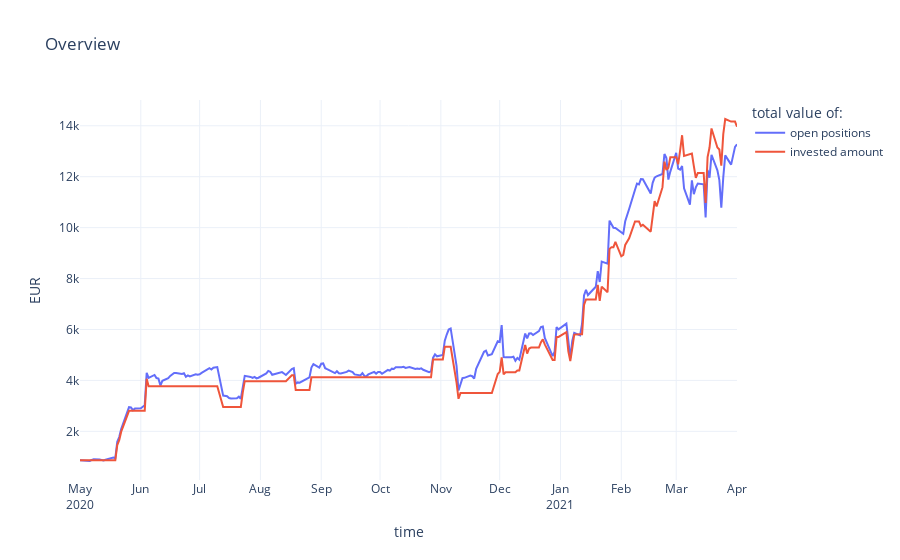

This figure's notebook cell:
### Code cell
# df_agg[]
fig = px.line(df_agg, x="time", y=['open position value','invested amount'],
              hover_data={"time": "|%B %d, %Y"},
              title='Overview',
              )

fig.data[0].name = 'open positions'
fig.data[1].name = 'invested amount'
fig.update_xaxes(
    dtick="M1",
    tickformat="%b\n%Y")

fig.update_layout(hovermode="x", )
fig.update_layout(legend_title_text= 'total value of:') 
fig.update_yaxes(title='EUR')
fig.update_traces(showlegend=True)

fig.show()

### Figure 1 — Plotly figure (JSON) as saved in the notebook; plotly's stock layout.template omitted (floating-point values rounded to 4 significant figures; data arrays with more than 128 entries replaced by an {"elided": "..."} marker saying what was removed)
{"data": [{"hovertemplate": "variable=open position value<br>time=%{x|%B %d, %Y}<br>value=%{y}<extra></extra>", "legendgroup": "open position value", "line": {"color": "#636efa", "dash": "solid"}, "mode": "lines", "name": "open positions", "orientation": "v", "showlegend": true, "type": "scatter", "x": {"elided": "232 str values"}, "xaxis": "x", "y": {"elided": "232 float values"}, "yaxis": "y"}, {"hovertemplate": "variable=invested amount<br>time=%{x|%B %d, %Y}<br>value=%{y}<extra></extra>", "legendgroup": "invested amount", "line": {"color": "#EF553B", "dash": "solid"}, "mode": "lines", "name": "invested amount", "orientation": "v", "showlegend": true, "type": "scatter", "x": {"elided": "232 str values"}, "xaxis": "x", "y": {"elided": "232 float values"}, "yaxis": "y"}], "layout": {"hovermode": "x", "legend": {"title": {"text": "total value of:"}, "tracegroupgap": 0}, "title": {"text": "Overview"}, "xaxis": {"anchor": "y", "domain": [0, 1], "dtick": "M1", "tickformat": "%b\n%Y", "title": {"text": "time"}}, "yaxis": {"anchor": "x", "domain": [0, 1], "title": {"text": "EUR"}}}}
